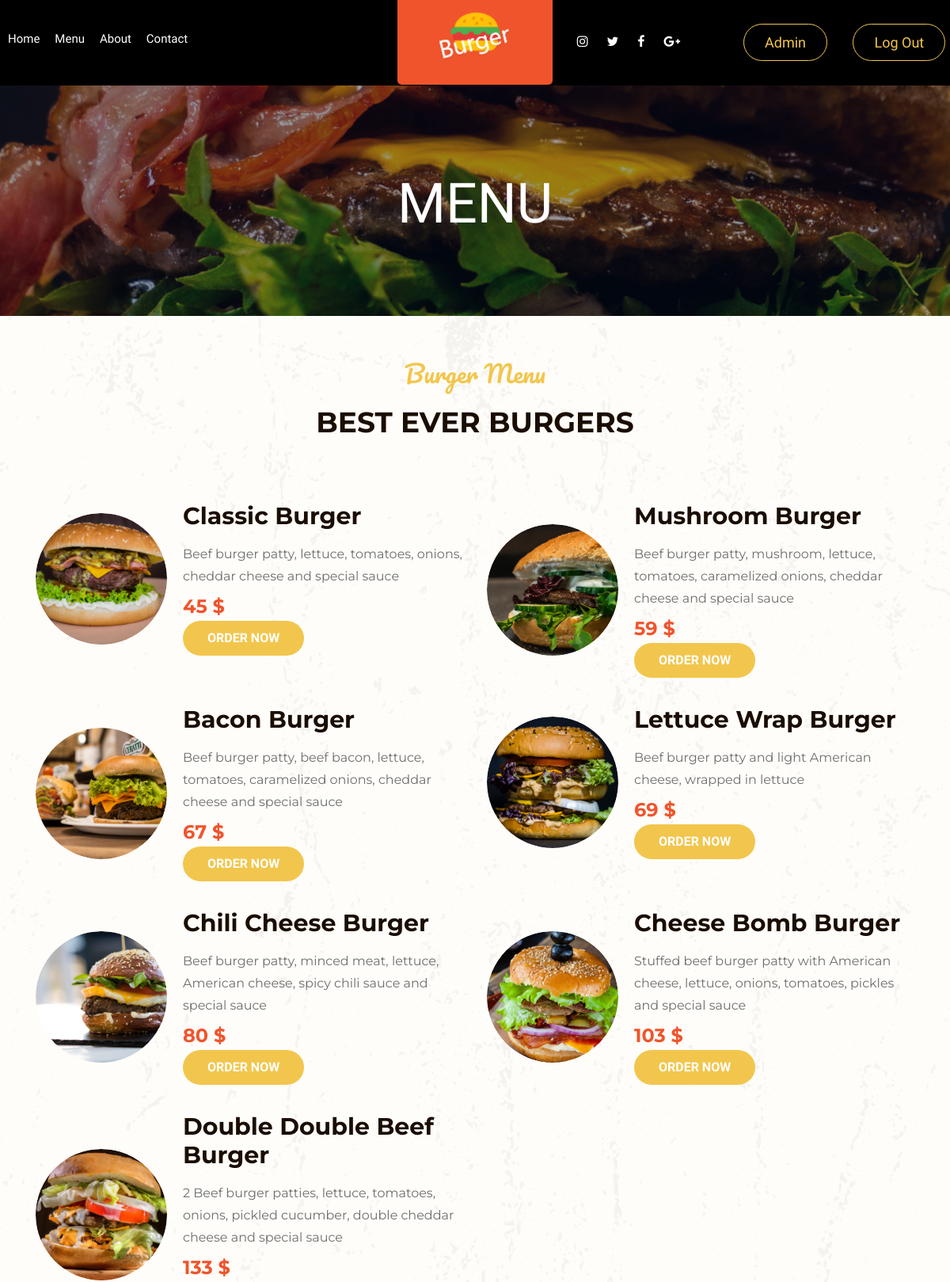
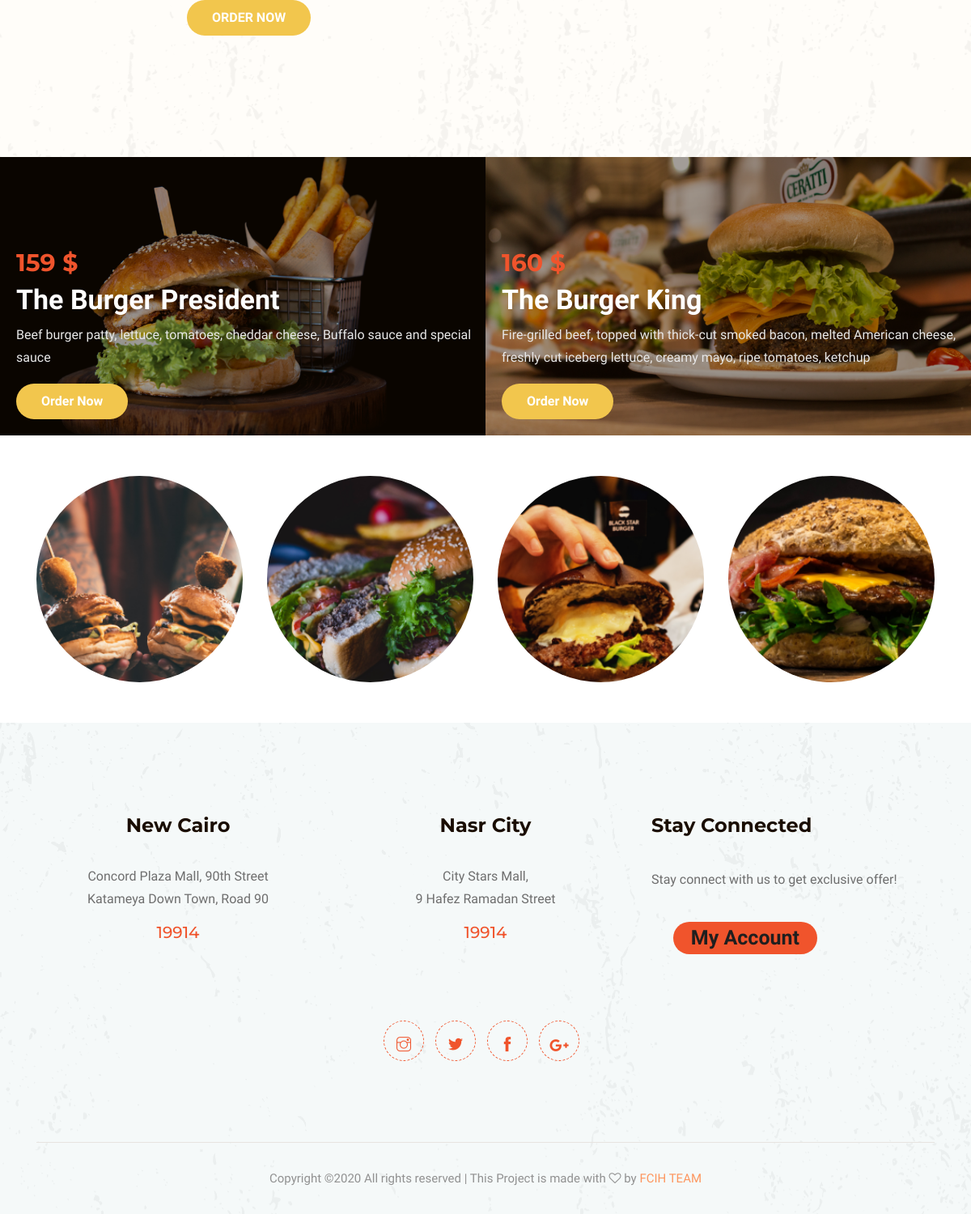
The page /Menu.php (signed in) on the database its author committed (2 pictures, top to bottom).
### tables this page shows
CREATE TABLE IF NOT EXISTS `products` (
  `Pro_Id` int(11) NOT NULL AUTO_INCREMENT,
  `Pro_Name` varchar(250) NOT NULL,
  `Pro_Desc` text NOT NULL,
  `Pro_Price` float NOT NULL,
  `Pro_Img` varchar(30) NOT NULL,
  `Pro_Statue` int(11) NOT NULL DEFAULT 0,
  `Special` int(11) NOT NULL DEFAULT 0,
  PRIMARY KEY (`Pro_Id`)
);

### init.php (called while the page is built, shortened)
<?php
    $css = 'layout/css/';
    $img = 'layout/img/' ;
    $adminHome = 'admin/Admin_Home.php';
    $classes = 'Includes/Classes/';
    $uploaded = 'layout/img/burger/';
        require_once $classes.'Products.php';

### Includes/Classes/config.php (called while the page is built)
<?php
    $config = array('localhost','root','','online_order_food');

### Includes/Classes/Db_Control.php (called while the page is built, shortened)
<?php
class Db_Control
{
    protected $_config = array();
    protected $link;
    protected $_result;
    public function __construct(array $config)
    {
        $this->_config = $config;
    }
     public function connect()
    {
        if($this->link === null)
        {
            list($host,$username,$password,$database) = $this->_config;
            if(!$this->link = @mysqli_connect($host,$username,$password,$database))
            {
                throw new RuntimeException('Error connecting to the server : '.mysqli_connect_error());
            }
        }
        return $this->link;
    }
    public function query($query)
    {
        if(!$this->_result = mysqli_query($this->link,$query))
        {
            throw new RuntimeException('Error executing the spicified query'.$query.'Error is :: '.mysqli_connect_error());
        }
        return $this->_result;
    }
    public function select($table, $where = '', $fields = '*', $order = '' , $type = ' ASC ')
    {
        $query  =  'SELECT ' . $fields . ' FROM ' . $table
                    . (($where) ? ' WHERE ' . $where : '')
                    . (($order) ? ' ORDER BY ' . $order .$type  : '');
       $this->query($query);
       return $this->countRows();
    }
    public function fetchAll()
    {
        if ($this-> _result != null)
        {
            if(($all = mysqli_fetch_all($this->_result , MYSQLI_ASSOC)) === false)
            {
                $this->freeResult();
            }
            return $all;
        }
        return false;
    }
    public function countRows()
    {
        return $this->link !== null ? mysqli_num_rows($this->_result) : 0;
    }
}
?>

### Includes/Classes/Products.php (called while the page is built, shortened)
<?php
    require_once 'config.php';
    require_once 'Db_Control.php';
class products extends Db_Control
{
    public $_table = 'products';
    public function getProducts()
    {
        $this->select($this->_table,'','*','Pro_Price');
        return $this->fetchAll();
    }
}

### Menu.php (the view, shortened to what this page needs)
<?php
    include 'init.php';
    include $tpl.'header.php';
?>
<div class="bradcam_area breadcam_bg overlay">
    <h3>Menu</h3>
</div>
<div class="best_burgers_area" style="margin-top: -90px">
    <div class="container">
        <div class="row">
            <div class="col-lg-12">
                <div class="section_title text-center mb-80">
                    <span>Burger Menu</span>
                    <h3>Best Ever Burgers</h3>
                </div>
            </div>
        </div>
        <div class="row">
        <?php
            $pro = new products();
            $products = $pro->getProducts();
            if(!empty($products))
            {
                foreach($products as $row)
                {
                    if($row['Special'] == 1 )
                    {
                        continue;
                    }
            ?>
            <div class="col-xl-6 col-md-6 col-lg-6">
                <div class="single_delicious d-flex align-items-center">
                    <div class="thumb">
                        <img src="<?= $uploaded.$row['Pro_Img']?>">
                    </div>
                    <div class="info">
                        <h3><?=$row['Pro_Name'] ?></h3>
                        <p><?=$row['Pro_Desc'] ?></p>
                        <span><?=$row['Pro_Price'] ?> $</span>
                        <a href="<?= "user/Cart_Process.php?id=".$row['Pro_Id'] ?>" class="boxed-btn3">Order Now</a>
                    </div>
                </div>
            </div>
            <?php
                }
            }else
            {
            ?>
                <div class="section_title text-center mb-80" style="margin-left: 450px">
                    <span>No Products Yet</h3></span>
                </div>
           <?php
            }
            ?>
        </div>
    </div>
</div>
<div class="Burger_President_area">
    <div class="Burger_President_here">
        <?php
            foreach($products as $row)
            {
                if($row['Special'] == 1)
                {
        ?>
        <div class="single_Burger_President">
            <div class="room_thumb">
            <img src="<?= $uploaded.$row['Pro_Img']?>">
                <div class="room_heading d-flex justify-content-between align-items-center">
                    <div class="room_heading_inner">
                        <span><?=$row['Pro_Price'] ?> $</span>
                        <h3><?=$row['Pro_Name'] ?></h3>
                        <p><?=$row['Pro_Desc'] ?></p>
                        <a href="<?= "user/Cart_Process.php?id=".$row['Pro_Id'] ?>" class="boxed-btn3">Order Now</a>
                    </div>
                </div>
            </div>
        </div>
        <?php
                }
            }
        ?>
    </div>
</div>
<div class="instragram_area" style="margin-top: 20px;margin-bottom: -100px">
    <div class="container">
        <div class="row">
            <div class="col-lg-3 col-md-6">
                <div class="single_instagram">
                    <img src="<?= $img ?>instragram/1.png" alt="">
                </div>
            </div>
            <div class="col-lg-3 col-md-6">
                <div class="single_instagram">
                    <img src="<?= $img ?>instragram/2.png" alt="">
                </div>
            </div>
            <div class="col-lg-3 col-md-6">
                <div class="single_instagram">
                    <img src="<?= $img ?>instragram/3.png" alt="">
                </div>
            </div>
            <div class="col-lg-3 col-md-6">
                <div class="single_instagram">
                    <img src="<?= $img ?>instragram/4.png" alt="">
                </div>
            </div>
        </div>
    </div>
</div>
    <?php include $tpl."footer.php"; ?>

### Includes/Template/header.php (shortened to what this page needs)
<!doctype html>
<html class="no-js" lang="zxx">
<head>
    <link rel="stylesheet" href="<?= $css ?>bootstrap.min.css">
    <link rel="stylesheet" href="<?= $css ?>owl.carousel.min.css">
    <link rel="stylesheet" href="<?= $css ?>magnific-popup.css">
    <link rel="stylesheet" href="<?= $css ?>font-awesome.min.css">
    <link rel="stylesheet" href="<?= $css ?>themify-icons.css">
    <link rel="stylesheet" href="<?= $css ?>nice-select.css">
    <link rel="stylesheet" href="<?= $css ?>flaticon.css">
    <link rel="stylesheet" href="<?= $css ?>animate.css">
    <link rel="stylesheet" href="<?= $css ?>slicknav.css">
    <link rel="stylesheet" href="<?= $css ?>style.css">
    <link rel="stylesheet" type="text/css" href="<?= $css ?>Stylesheet.css">
</head>
<body>
    <header>
        <div class="header-area ">
            <div id="sticky-header" class="main-header-area">
                <div class="container-fluid p-0">
                    <div class="row align-items-center no-gutters">
                        <div class="col-xl-5 col-lg-5">
                            <div class="main-menu  d-none d-lg-block">
                                <nav>
                                    <ul id="navigation">
                                        <li><a  href="index.php">Home</a></li>
                                        <li><a href="Menu.php">Menu</a></li>
                                        <li><a href="about.php">About</a></li>
                                        <li><a href="contact.php">Contact</a></li>
                                    </ul>
                                </nav>
                            </div>
                        </div>
                        <div class="col-xl-2 col-lg-2">
                            <div class="logo-img">
                                <a href="../index.php">
                                    <img src="<?= $img ?>logo.png" alt="">
                                </a>
                            </div>
                        </div>
                        <div class="col-xl-5 col-lg-5 d-none d-lg-block">
                            <div class="book_room">
                                <div class="socail_links">
                                    <ul>
                                        <li>
                                            <a href="#">
                                                <i class="fa fa-instagram"></i>
                                            </a>
                                        </li>
                                        <li>
                                            <a href="#">
                                                <i class="fa fa-twitter"></i>
                                            </a>
                                        </li>
                                        <li>
                                            <a href="#">
                                                <i class="fa fa-facebook"></i>
                                            </a>
                                        </li>
                                        <li>
                                            <a href="#">
                                                <i class="fa fa-google-plus"></i>
                                            </a>
                                        </li>
                                    </ul>
                                </div>
                                <div class="book_btn d-none d-xl-block" style="margin-right: 1px">
                                <?php
                                    if($_SESSION['User_Type_Id'] == 1)
                                    { ?>
                                        <a class="towHomeBtn" style="margin: 40px" href="<?=$adminHome ?>">Admin</a>
                                   <?php
                                   }else
                                   { ?>
                                    <a class="towHomeBtn"  href="<?=$userHome ?>">MyAccount</a>
                                  <?php
                                   }
                                ?>
                                </div>
                                <div class="book_btn d-none d-xl-block">
                                    <a class="towHomeBtn" href="logout.php">Log Out</a>
                                </div>
                            </div>
                        </div>
                        <div class="col-12">
                        </div>
                    </div>
                </div>
            </div>
        </div>
    </header>

### Includes/Template/footer.php (shortened to what this page needs)
<footer class="footer">
            <div class="footer_top">
                <div class="container">
                    <div class="row">
                        <div class="col-xl-4 col-md-6 col-lg-4">
                            <div class="footer_widget text-center ">
                                <h3 class="footer_title pos_margin">
                                         New Cairo
                                </h3>
                                <p> Concord Plaza Mall, 90th Street<br>
                                        Katameya Down Town, Road 90 <br>
                                        </p>
                                <a class="number" href="#">19914</a>
                            </div>
                        </div>
                        <div class="col-xl-4 col-md-6 col-lg-4">
                            <div class="footer_widget text-center ">
                                <h3 class="footer_title pos_margin">
                                     Nasr City
                                </h3>
                                <p> City Stars Mall, <br>
                                         9 Hafez Ramadan Street <br>
                                        </p>
                                <a class="number" href="#">19914</a>
                            </div>
                        </div>
                        <div class="col-xl-4 col-md-12 col-lg-4">
                                <div class="footer_widget">
                                        <h3 class="footer_title">
                                                Stay Connected
                                        </h3>
                                        <form action="#" class="newsletter_form">
                                            <button type="submit" style="font-family: 'East Sea Dokdo'"><a href="<?=($_SESSION['User_Type_Id'] == 1) ? $adminHome : $userHome ?>">My Account</a></button>
                                        </form>
                                        <p class="newsletter_text">Stay connect with us to get exclusive offer!</p>
                                    </div>
                        </div>
                    </div>
                    <div class="row justify-content-center">
                        <div class="col-lg-4">
                            <div class="socail_links text-center">
                                    <ul>
                                        <li>
                                            <a href="#">
                                                <i class="ti-instagram"></i>
                                            </a>
                                        </li>
                                        <li>
                                            <a href="#">
                                                <i class="ti-twitter-alt"></i>
                                            </a>
                                        </li>
                                        <li>
                                            <a href="#">
                                                <i class="ti-facebook"></i>
                                            </a>
                                        </li>
                                        <li>
                                            <a href="#">
                                                <i class="fa fa-google-plus"></i>
                                            </a>
                                        </li>
                                    </ul>
                                </div>
                        </div>
                    </div>
                </div>
            </div>
            <div class="copy-right_text">
                <div class="container">
                    <div class="footer_border"></div>
                    <div class="row">
                        <div class="col-xl-12">
                            <p class="copy_right text-center">
Copyright &copy;<script>document.write(new Date().getFullYear());</script> All rights reserved | This Project is made with <i class="fa fa-heart-o" aria-hidden="true"></i> by <a href="#" target="_blank">FCIH TEAM</a>
                            </p>
                        </div>
                    </div>
                </div>
            </div>
        </footer>
    </body>
</html>

### rows shown on the page
products: Pro_Img (picture), Pro_Name "Classic Burger", Pro_Desc "Beef burger patty, lettuce, tomatoes, onions, cheddar cheese and special sauce", Pro_Price "45"
products: Pro_Img (picture), Pro_Name "Mushroom Burger", Pro_Desc "Beef burger patty, mushroom, lettuce, tomatoes, caramelized onions, cheddar cheese and special sauce", Pro_Price "59"
products: Pro_Img (picture), Pro_Name "Bacon Burger", Pro_Desc "Beef burger patty, beef bacon, lettuce, tomatoes, caramelized onions, cheddar cheese and special sauce", Pro_Price "67"
products: Pro_Img (picture), Pro_Name "Lettuce Wrap Burger", Pro_Desc "Beef burger patty and light American cheese, wrapped in lettuce", Pro_Price "69"
products: Pro_Img (picture), Pro_Name "Chili Cheese Burger", Pro_Desc "Beef burger patty, minced meat, lettuce, American cheese, spicy chili sauce and special sauce", Pro_Price "80"
products: Pro_Img (picture), Pro_Name "Cheese Bomb Burger", Pro_Desc "Stuffed beef burger patty with American cheese, lettuce, onions, tomatoes, pickles and special sauce", Pro_Price "103"
products: Pro_Img (picture), Pro_Name "Double Double Beef Burger", Pro_Desc "2 Beef burger patties, lettuce, tomatoes, onions, pickled cucumber, double cheddar cheese and special sauce", Pro_Price "133"
products: Pro_Img (picture), Pro_Price "159", Pro_Name "The Burger President", Pro_Desc "Beef burger patty, lettuce, tomatoes, cheddar cheese, Buffalo sauce and special sauce"
products: Pro_Img (picture), Pro_Price "160", Pro_Name "The Burger King", Pro_Desc "Fire-grilled beef, topped with thick-cut smoked bacon, melted American cheese, freshly cut iceberg lettuce, creamy mayo, ripe tomatoes, ketchup"
